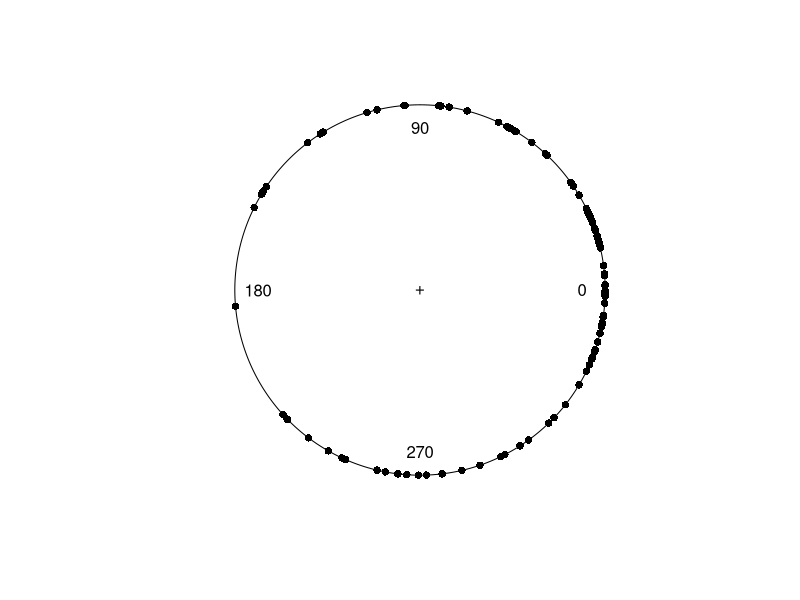
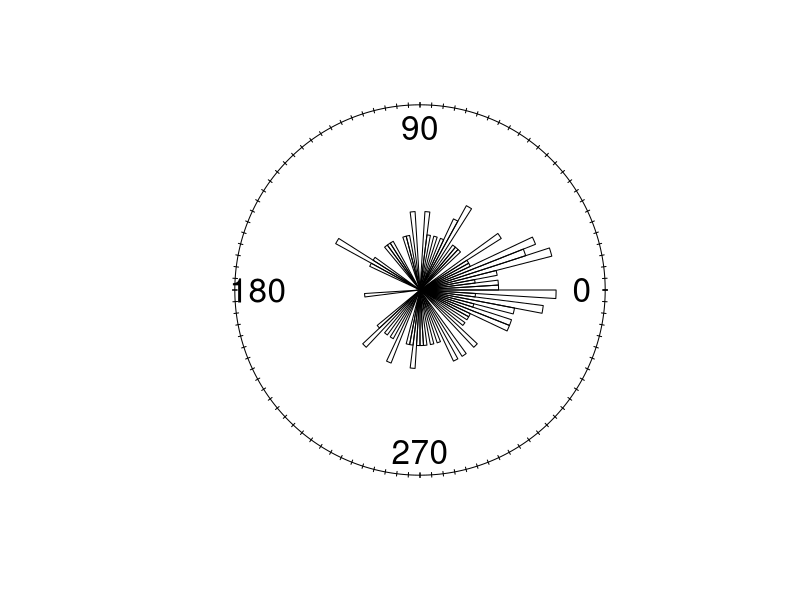
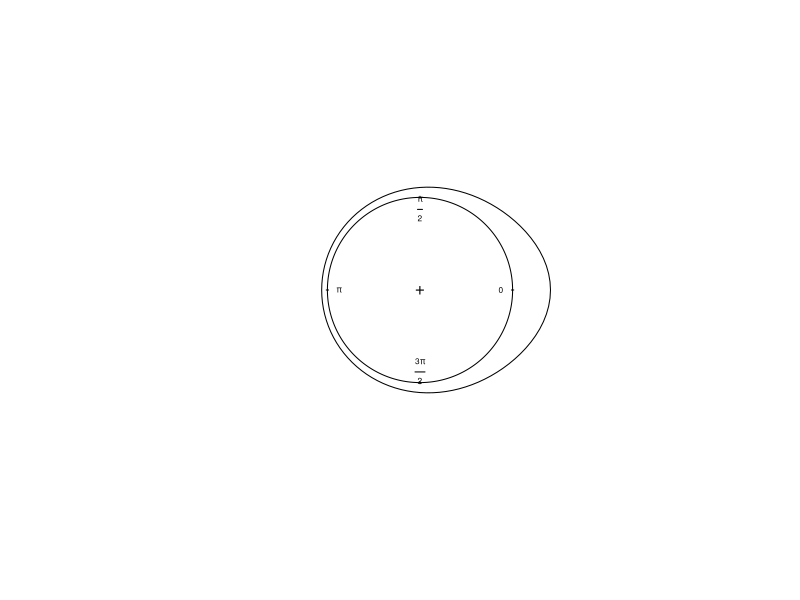
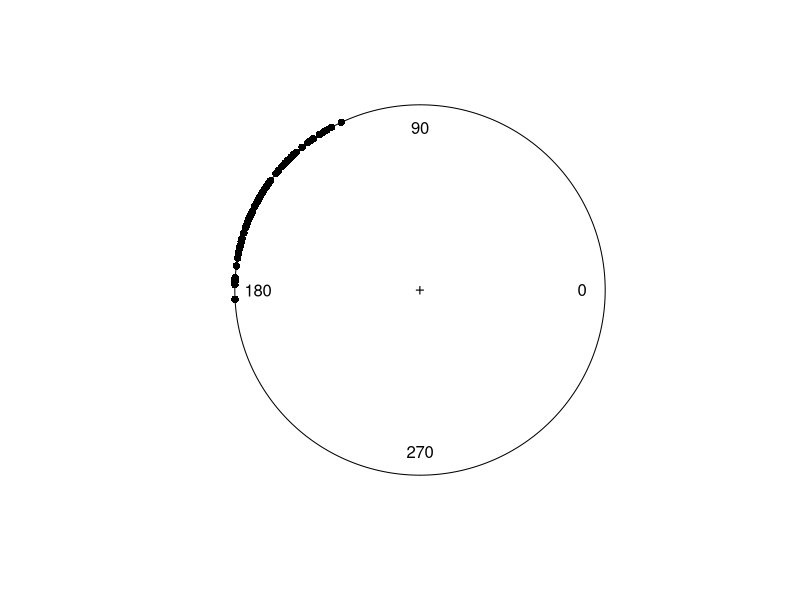
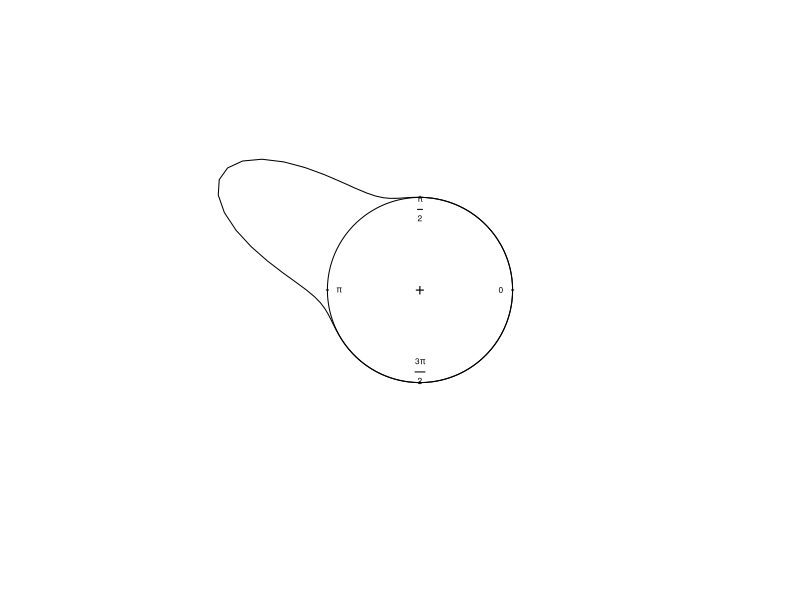
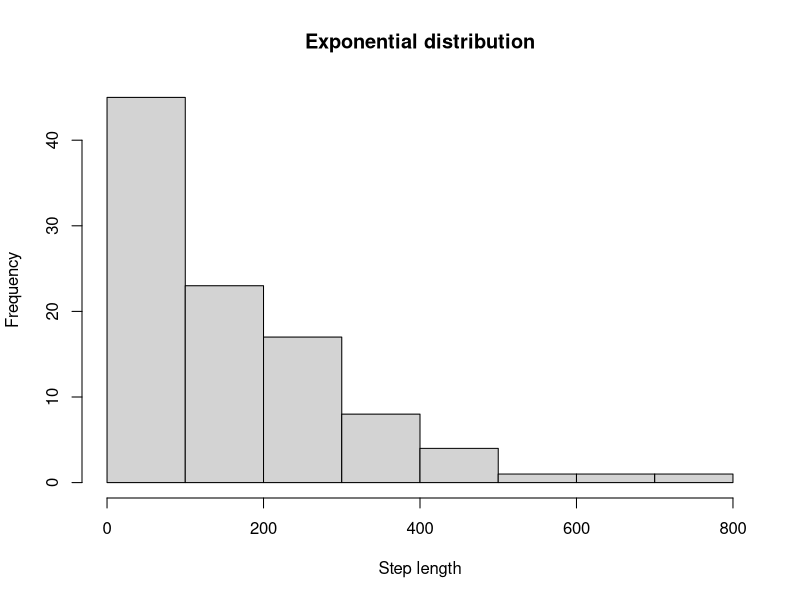
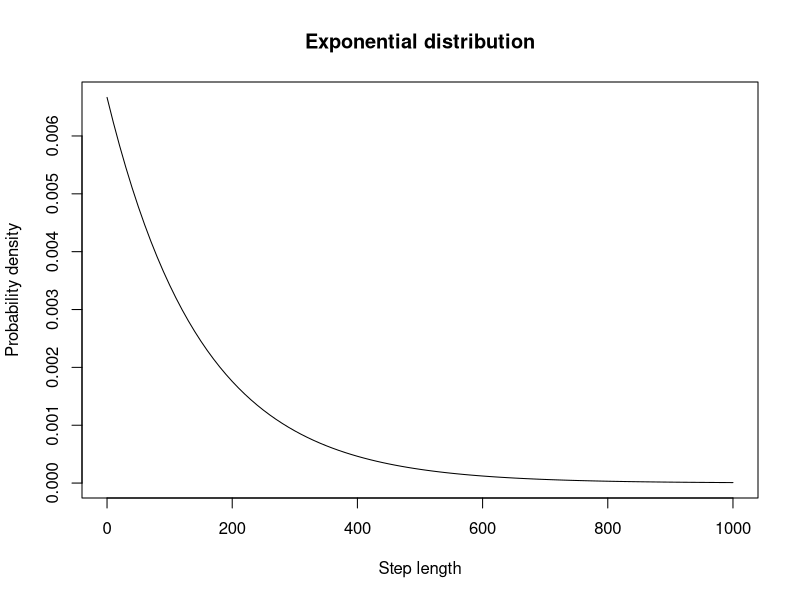
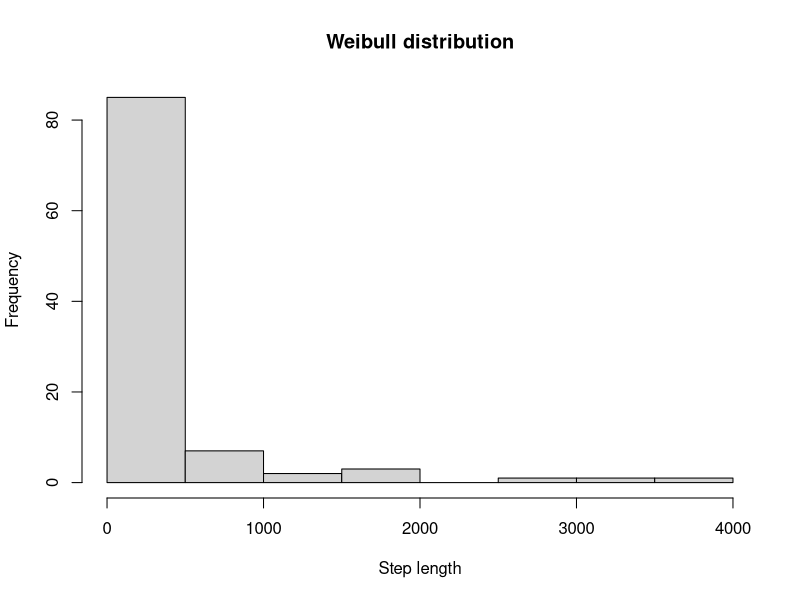

Recreate these plots in R, in order. (Note: this script raises an error after producing the figures.)
#' ---
#' title: An introduction to movement ecology individual based models
#' author: The following pieces of codes were kindly provided by Juan Morales and modified by Bernardo Niebuhr
#' date: Animal Movement Course, SLU-Sweden, September 2023
#' ---

# Load packages ----
library(circular)
#------------------

#' There are several R packages that deal with animal movement simulation.
#' Instead of going for those, here we simulate animal movement from scratch =)
#' We can think most animal movement models in dicrete time have the random walk
#' theory underlying, so individual tracks are understood as a stochastic (probabilistic)
#' process which can then depend on different things - environmental covariates,
#' points of attraction etc. This means that there might be factors modulating how
#' animals move, but it is still a stochastic process. 
#' 
#' And: there are different ways of being random. We start by exploring some 
#' probability distributions, which are the building blocks for simulating random 
#' walk-like movement tracks.

#---------
#' # Circular distributions for angles
#' 
#' Circular distributions are interesting to represent angles because they 
#' recognize that a turning angle of -180 is the same as a turning angle of +180
#' degrees, and there is continuity between them.
#' 
#' Here we explore the wrapped Cauchy and von Mises distributions. Each of them
#' have two parameters, which are explained below.

#---
# wrapped Cauchy distribution
?dwrappedcauchy
# Parameters
mu.d <- rad(0) # Mean direction of the distribution - value around which the distribution is concentrated
rho.d <- 0.44 # "Concentration"/"perseverance" parameter, inside the interval [0,1] - for wrapped Cauchy distribution

# draw random angles from this ditribution
data1 <- rwrappedcauchy(100, mu = mu.d, rho = rho.d, 
                        control.circular = list(units="degrees"))
# plot the data
plot(data1)
# circular histogram
rose.diag(data1, cex = 2, prop = 3)

# we can also plot the original distribution from which the data was sampled
ff1 <- function(x) dwrappedcauchy(x, mu = mu.d, rho = rho.d)
curve.circular(ff1, join = T, xlim = c(-2, 2), ylim = c(-2,2), cex = 0.5) # wrapped Cauchy

#------
# von Mises distribution
?dvonmises
# Parameters
mu.d <- rad(150) # Mean direction of the distribution - value around which the distribution is concentrated
kappa.d <- 14 # "Concentration" parameter, positive number - for von Mises distribution

# draw random angles from this ditribution
data2 <- rvonmises(100, mu.d, kappa.d, control.circular = list(units="degrees"))
# plot
plot(data2)

# plot original distribution
ff2 <- function(x) dvonmises(x, mu = mu.d, kappa = kappa.d)
curve.circular(ff2, join = T, xlim = c(-2, 2), ylim = c(-2,2), cex = 0.5) # von Mises

#' QUESION: Feel free to change the values above. What changes if you increase mu.d from
#' 0 to 180 (or -180)?
#' What changes if you change the rho.d (or kappa.d) from 0 to 1 (or to a big positive number)?
#'  

######################################################################

#------
# Distributions for step lengths

#' Now we explore some commonly used distributions for step lengths.
#' Why these? Mostly because they are continuous and defined for positive values only, 
#' and step lengths are real numbers that can only be positive.

#---
# Exponential distribution
?dexp
# Parameters
lambda.d <- 1/150 # here, 150 in the expected value of the distribution

# sample data from this distribution
data3 <- rexp(100, rate = lambda.d)
# histogram
hist(data3, xlab = "Step length", main = "Exponential distribution")
# mean step length
mean(data3)

#' Notice that there might be steps considerably longer than the average step length.

# Distribution
ff3 <- function(x) dexp(x, rate = lambda.d)
curve(ff3, from = 0, to = 1000, xlab = "Step length", main = "Exponential distribution", 
      ylab = "Probability density")

#' QUESION: What changes if you change the lambda.d parameter?

#---
# Weibull distribution

#' The Weibull (and the Gamma distribution; see dgamma and rgamma) have two parameters,
#' scale and shape. The scale is more directly related to the expected (average)
#' step length, while the shape makes the distribution very flexible. Depending on 
#' the shape, it can resamble an exponential distribution (shape = 1), a 
#' power-law distribution (shape < 1), a Gaussian distribution (shape >> 1), or
#' something in-between.

?dweibull
# Parameters
shape.d <- 0.5
scale.d <- 150
scale.d * gamma(1 + 1/shape.d) # expected value of the distribution

# sample
data4 <- rweibull(100, shape = shape.d, scale = scale.d)
# histogram
hist(data4, xlab = "Step length", main = "Weibull distribution")
# mean
mean(data4)

# distribution
ff4 <- function(x) dweibull(x, shape = shape.d, scale = scale.d)
curve(ff4, from = 0, to = 1000, xlab = "Step length", main = "Weibull distribution", 
      ylab = "Probability density")

#' QUESION: What changes if you change the scale.d parameter?
#' What about the shape.d parameter? Try different values (<1, close to 1, >1, >>1).


######################################################################
#' Simple Random Walk
#' 
#' We start by simulating a simple random walk for an individual. The step lengths
#' are drawn from a a Weibull distribution, and the turning angles from a 
#' a wrapped Cauchy distribution

# just reviewing the distributions
?rweibull
op <- par(mfrow=c(3,1))
hist(rweibull(10000,scale=1,shape=1), freq=F, main="shape = 1")
hist(rweibull(10000,scale=1,shape=2), freq=F, main="shape = 2")
hist(rweibull(10000,scale=1,shape=0.5), freq=F, main="shape = 0.5")
par(op)

?rwrappedcauchy
op <- par(mfrow=c(2,2))
rose.diag(rwrappedcauchy(1000,mu=circular(0),rho=0),bins=18,prop=3)
rose.diag(rwrappedcauchy(1000,mu=circular(pi),rho=0.7),bins=18,prop=2)
rose.diag(rwrappedcauchy(1000,mu=circular(0),rho=0.9),bins=18,prop=2)
rose.diag(rwrappedcauchy(1000,mu=circular(pi),rho=0.1),bins=18,prop=3)
par(op)

#-------------------------------------------------------------------
# simulate a movement track
s_scale <- 10 # Weibull scale
s_shape <- 2 # Weibull shape
mu <- circular(0) # wrapped Cauchy mean
rho <- 0.8 # wrapped Cauchy variation

nsteps <- 100
x <- numeric(nsteps) # x position
y <- numeric(nsteps) # y position
h <- numeric(nsteps) # absolute angle of the movement
steps <- rweibull(nsteps, scale=s_scale, shape=s_shape)
turns <- rwrappedcauchy(nsteps, mu=mu, rho=rho)
turns <- ifelse(turns>pi, turns-2*pi,turns)
h[1] <- runif(1,0,2*pi)
for(t in 2:nsteps){
  x[t] <- x[t-1] + steps[t-1]*cos(h[t-1])
  y[t] <- y[t-1] + steps[t-1]*sin(h[t-1])
  h[t] <- h[t-1] + turns[t]
}

# plot track
plot(x,y, type="o", pch=16, asp=1)
# start point
points(x[1], y[1], pch=16, col="blue", cex=2)
# end point
points(x[nsteps], y[nsteps], pch=16, col="red", cex=2)

#' QUESTION: What changes if you change the parameters of the distribution of
#' step lengths and turning angles?

#-------------------------------------------------------------------
# simulate several individuals

# we repeat the same for 10 individuals

ntracks <- 10
X <- matrix(NA,nsteps,ntracks)
Y <- matrix(NA,nsteps,ntracks)

for(i in 1:ntracks){
  x <- numeric(nsteps)
  y <- numeric(nsteps)
  h <- numeric(nsteps)
  steps <- rweibull(nsteps, scale=s_scale[i], shape=s_shape)
  turns <- rwrappedcauchy(nsteps, mu=mu, rho=rho)
  turns <- ifelse(turns>pi, turns-2*pi,turns)
  h[1] <- runif(1,0,2*pi)
  for(t in 2:nsteps){
    x[t] <- x[t-1] + steps[t-1]*cos(h[t-1])
    y[t] <- y[t-1] + steps[t-1]*sin(h[t-1])
    h[t] <- h[t-1] + turns[t]
  }
  X[,i] <- x
  Y[,i] <- y
}

# plot the trajectories
matplot(X,Y, type="l", pch=16, col=rainbow(ntracks), asp=1)
points(X[1,], Y[1,], pch=16, col="blue", cex=2)
points(X[nsteps,], Y[nsteps,], pch=16, col="red", cex=2)


#--------------------------------------------------------------------------------
##### it is interesting to see how displacement changes with time
# we can look at the net squared displacement here
time = 0:(nsteps-1)
matplot(time, sqrt((X-X[1,])^2 + (Y-Y[1,])^2), type ="l", pch=16, xlab="time", ylab="squared displacement", col="gray")
lines(time, rowMeans(sqrt((X-X[1,])^2 + (Y-Y[1,])^2)), lwd=4, col=2)
abline(lm(rowMeans(sqrt((X-X[1,])^2 + (Y-Y[1,])^2)) ~ time-1), lwd=4, lty=2, col=1)

# notice that they are walking randomly, with no dispersal/migration period nor
# attraction/homerange process. As such, their NSD grows linearly through time.

########################################################################################
# Biased random walk
# This is a random walk with a central attractor

# In this case, the final angle is drawn from a wrapped Cauchy distribuion with a mean direction 
#  (mu) defined not only by the previous direction of the animal step, 
#  but by an attraction factor
# The magnitude of the attraction factor is larger the more distant the animal is from the 
#  attraction point; besides, it is larger the larger the values of the attraction coefficient, beta
# The attraction coefficient may also be negative; in this case, we simulate a random walk with
#  repulsion

#-------------------------------------------------------------------
# simulate a movement track

require(circular)
nsteps <- 100
beta <- 1.5 # Coefficient of attraction or bias - positive values correpond to attraction, negative values correspond to avvoidance
rho <- 0.6 # Concentration parameter around the bias absolute angle
scale <- 1
shape <- 1

# Coordinates of the point of attraction/repulsion
xh <- 30
yh <- 30

x <- numeric(nsteps)
y <- numeric(nsteps) 
h <- numeric(nsteps)
steps <- numeric(nsteps)

h[1] <- runif(1,1,2*pi)
x[1] <- rnorm(1,0,1)
y[1] <- rnorm(1,0,1)

for(t in 2:nsteps){  
  adj <- xh - x[t-1]
  op  <- yh - y[t-1]
  r   <- sqrt(adj^2 + op^2)
  ya <- sin(h[t-1]) + beta*(op/r)
  xa <- cos(h[t-1]) + beta*(adj/r)    
  m_t <- atan2(ya,xa)
  h[t] <- rwrappedcauchy(1, mu=circular(m_t), rho=rho)
  steps[t-1] <- rweibull(1, scale=scale, shape=shape)
  x[t] <- x[t-1] + cos(h[t])*steps[t-1]
  y[t] <- y[t-1] + sin(h[t])*steps[t-1]
}            

plot(x,y, type="l",lwd=2, xlim=c(-30,30),ylim=c(-20,20), asp=1)     
points(x[1],y[1], col="red", cex=2, pch=16)

# ... E: Exercise ---- 
#' How can you use this structure to simulate a home range behavior, e.g. 
#' the movement of a central-place forager?
#' Try this and change the attraction coefficient beta to see what changes.





















#-------------------------------------------------------------------
# simulate several individuals

ntracks <- 10
X <- matrix(NA,nsteps,ntracks)
Y <- matrix(NA,nsteps,ntracks)

beta <- 0.5 # we can change this here and check what changes
xh <- 0
yh <- 0

# notice that now we changed the attraction point to the origin (the nest?)
for(i in 1:ntracks){
  x <- numeric(nsteps)
  y <- numeric(nsteps) 
  h <- numeric(nsteps)
  steps <- numeric(nsteps)
  
  h[1] <- runif(1,1,2*pi)
  x[1] <- rnorm(1,0,1)
  y[1] <- rnorm(1,0,1)
  
  for(t in 2:nsteps){  
    adj <- xh - x[t-1]
    op  <- yh - y[t-1]
    r   <- sqrt(adj^2 + op^2)
    ya <- sin(h[t-1]) + beta*(op/r)
    xa <- cos(h[t-1]) + beta*(adj/r)    
    m_t <- atan2(ya,xa)
    h[t] <- rwrappedcauchy(1,mu=circular(m_t),rho=rho)
    steps[t-1] <- rweibull(1,scale=scale, shape=shape)
    x[t] <- x[t-1] + cos(h[t])*steps[t-1]
    y[t] <- y[t-1] + sin(h[t])*steps[t-1]
  } 
  X[,i] <- x
  Y[,i] <- y
}
# all individuals
matplot(X,Y, type="l", pch=16, col=rainbow(ntracks), asp=1, xlim=c(-10,10),ylim=c(-10,10))

# one individual
matplot(X[,2],Y[,2], type="l", pch=16, col=rainbow(ntracks), asp=1, xlim=c(-10,10),ylim=c(-10,10))

#--------------------------------------------------------------------------------------------
# it is interesting to see how displacement changes with time in case
# we again use the NSD
time = 0:(nsteps-1)
matplot(time,sqrt((X-X[1,])^2 + (Y-Y[1,])^2), type ="l", pch=16, xlab="time", ylab="squared displacement", col="gray")
lines(time, rowMeans(sqrt((X-X[1,])^2 + (Y-Y[1,])^2)), lwd=4, col=2)
abline(lm(rowMeans(sqrt((X-X[1,])^2 + (Y-Y[1,])^2)) ~ time-1), lwd=4, lty=2, col=1)

# Now the observed pattern is quite different from a linear increase (our Brownian motion 
# from the first example) because of the attraction to the central place.

########################################################################################
# Simulation of a predator-prey chase
# 
# In this case, we simulate preys as performing correlated random walks
# Predators, in turn, perform biased random walks; at each step, each predator compute which prey is 
#  the closest and is "attracted" to its position

nsteps <- 100
nprey <- 1
npredator <- 1
ntracks <- nprey + npredator
X <- matrix(NA,nsteps,ntracks)
Y <- matrix(NA,nsteps,ntracks)

# Parameters of the prey
py_scale <- 1
py_shape <- 1
py_mu <- circular(0)
py_rho <- 0

# Parameters of the predator
pd_beta <- 1 # Coefficient of attraction or bias
pd_rho <- 0.6 # Concentration parameter around the bias absolute angle
pd_scale <- 1
pd_shape <- 1

for(i in 1:ntracks){
  # Movement of the prey
  # Prey animals follow a correlated random walk
  if(i <= nprey) {
    x <- numeric(nsteps)
    y <- numeric(nsteps)
    h <- numeric(nsteps)
    steps <- rweibull(nsteps, scale=py_scale, shape=py_shape)
    turns <- rwrappedcauchy(nsteps, mu=py_mu, rho=py_rho)
    turns <- ifelse(turns>pi, turns-2*pi,turns)
    h[1] <- runif(1,0,2*pi)
    x[1] <- rnorm(1,0,10)
    y[1] <- rnorm(1,0,10)
    for(t in 2:nsteps){
      x[t] <- x[t-1] + steps[t-1]*cos(h[t-1])
      y[t] <- y[t-1] + steps[t-1]*sin(h[t-1])
      h[t] <- h[t-1] + turns[t]
    }
    X[,i] <- x
    Y[,i] <- y
  } else {
    # Movement of the predator
    # They follow the nearest prey
    x <- numeric(nsteps)
    y <- numeric(nsteps) 
    h <- numeric(nsteps)
    steps <- numeric(nsteps)
    
    h[1] <- runif(1,1,2*pi)
    x[1] <- rnorm(1,0,5)
    y[1] <- rnorm(1,0,5)
    
    for(t in 2:nsteps){
      # position of the nearest prey is the point of attraction
      col <- which.min((X[t-1,1:nprey] - x[t-1])^2 + (Y[t-1,1:nprey] - y[t-1])^2)
      xh <- X[t-1,col]
      yh <- Y[t-1,col]
      
      adj <- xh - x[t-1]
      op  <- yh - y[t-1]
      r   <- sqrt(adj^2 + op^2)
      ya <- sin(h[t-1]) + pd_beta*(op/r)
      xa <- cos(h[t-1]) + pd_beta*(adj/r)    
      m_t <- atan2(ya,xa)
      h[t] <- rwrappedcauchy(1, mu=circular(m_t), rho=pd_rho)
      steps[t-1] <- rweibull(1, scale=pd_scale, shape=pd_shape)
      x[t] <- x[t-1] + cos(h[t])*steps[t-1]
      y[t] <- y[t-1] + sin(h[t])*steps[t-1]
    } 
    X[,i] <- x
    Y[,i] <- y
  }
  
}

# prey
matplot(X[,1:nprey], Y[,1:nprey], type="l", pch=16, col="red", asp=1, xlim=c(min(X),max(X)), ylim=c(min(Y),max(Y)))
# predator
matplot(X[,(nprey+1):ntracks],Y[,(nprey+1):ntracks], type="l", pch=16, col="blue", asp=1, add=T)
legend("topleft", legend = c("prey", "predator"), col = c("red", "blue"), lwd=1.1, cex = 0.7, bty = "n")


# ... E: Advanced exercise ----
#' (to do it later, not in class)
#' Let's say that our prey learned it is not good to be close to the predator, and 
#' started to avoid it. How would you model this system including prey avoidance behavior?
#' 
#' hint: remember avoidance here = negative attraction
